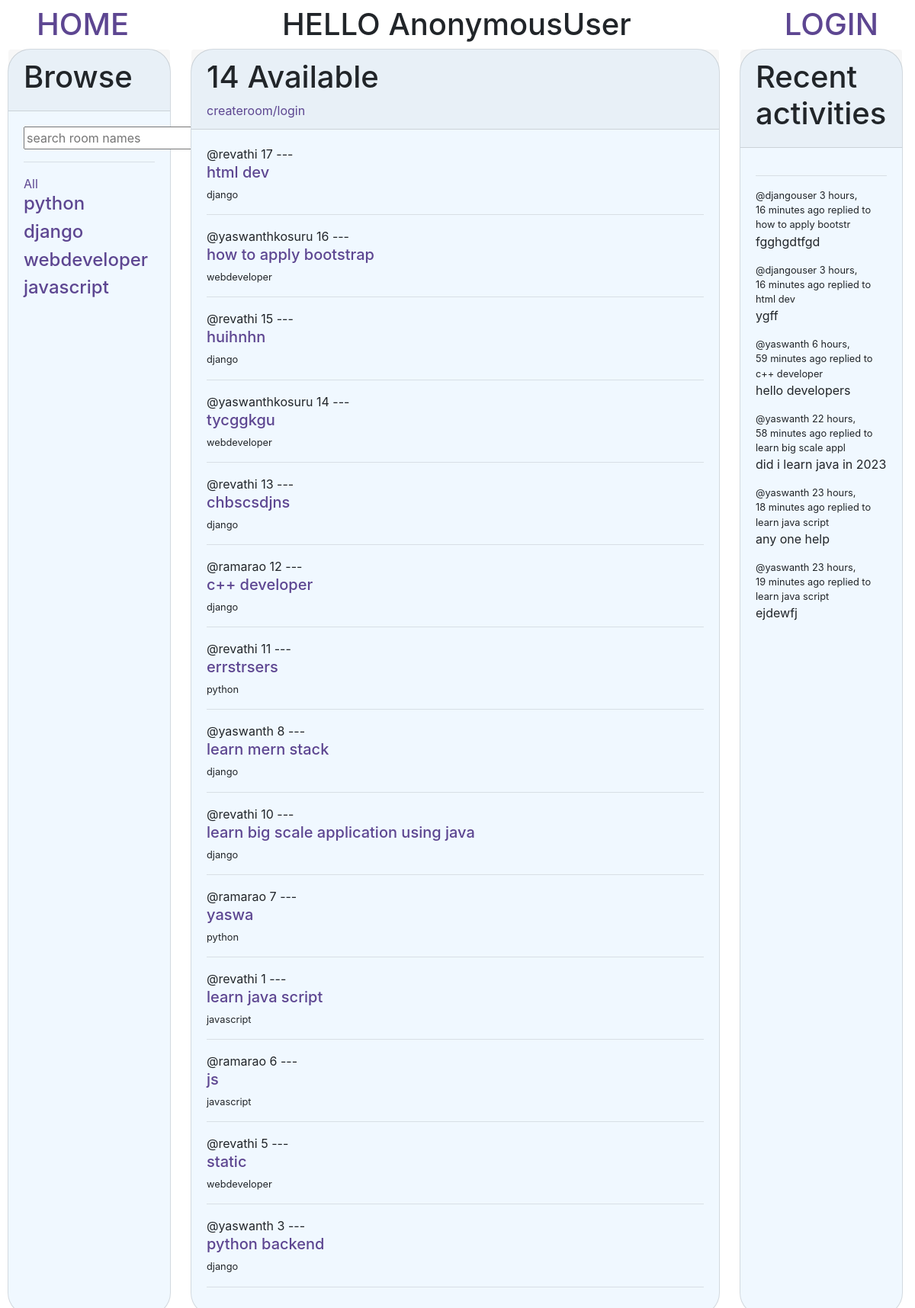
The page / on the database its author committed.
### base/models.py (models this page shows, shortened)
class Topic(models.Model):
    name = models.CharField(max_length=200)

class Room(models.Model):
    host = models.ForeignKey(User, on_delete=models.SET_NULL, null=True)
    topic = models.ForeignKey(Topic, on_delete=models.SET_NULL, null=True)
    name = models.CharField(max_length=200)
    participants = models.ManyToManyField(User, related_name="paricipants", blank=True)
    description = models.TextField(null=True, blank=True)
    updated = models.DateTimeField(auto_now=True)
    created = models.DateTimeField(auto_now_add=True)
    id = models.AutoField(primary_key=True)
    class Meta:
        ordering = ["-updated", "-created"]
    def __str__(self):
        return self.name[:20]

class Message(models.Model):
    user = models.ForeignKey(User, on_delete=models.CASCADE)
    room = models.ForeignKey(Room, on_delete=models.CASCADE)
    body = models.TextField()
    updated = models.DateTimeField(auto_now=True)
    created = models.DateTimeField(auto_now_add=True)
    class Meta:
        ordering = ["-updated", "-created"]

### base/views.py (the view)
# urls.py: path("", home, name="home"),
def home(request):
    q = request.GET.get("q", "")
    rooms = Room.objects.filter(
        Q(topic__name__icontains=q) | Q(name__icontains=q) | Q(description__icontains=q)
    )
    rooms_count = rooms.count()
    room_messages = Message.objects.filter(Q(room__topic__name__icontains=q))
    topics = Topic.objects.all()
    context = {
        "rooms": rooms,
        "topics": topics,
        "rooms_count": rooms_count,
        "room_messages": room_messages,
    }
    return render(request, "base/home.html", context)

### base/templates/base/home.html (shortened to what this page needs)
{% extends 'main.html' %}
{% load static %}
{%block content %}
<head>
    <link rel="stylesheet" type="text/css" href="{% static 'style\home.css' %}" />
</head>
<body>
    <div class="main">
        <div class="card">
            <div class="card-header">
                <h1>Browse</h1>
            </div>
            <div class="card-body">
                <form role="search" method="GET" action="{% url 'home' %}">
                    <input name="q" placeholder="search room names">
                </form>
                {% include 'base/topic_components.html' %}
            </div>
        </div>
        <div class="card">
            <div class="card-header">
                <h1>{{rooms_count}} Available</h1>
                <a href="{% url 'create_room' %}">
                    createroom/login
                </a>
            </div>
            <div class="card-body">
                {% include 'base/feed_component.html' %}
            </div>
        </div>
        <div class="card">
            <div class="card-header">
                <h1>Recent activities</h1>
            </div>
            <div class="card-body">
                {% include 'base/activity_component.html' %}
            </div>
        </div>
    </div>
</body>
</html>
{% endblock content %}

### base/templates/base/topic_components.html
<hr>
<a href="{% url 'home' %}">All</a>
{% for topic in topics|slice:":10" %}
<div>
    <a href="{% url 'home' %}?q={{topic.name}}">
        <h4>{{topic.name}}</h4>
    </a>
</div>
{% endfor %}

### base/templates/base/feed_component.html (shortened to what this page needs)
<div>
    {% for room in rooms %}
    <span>@{{room.host.username}}</span>
    {{room.id}} ---<a href="{% url 'room' room.id %}">
        <h5>{{room.name}}</h5>
    </a>
    <small>{{room.topic.name}}</small>
    <hr>
    {% endfor %}
</div>

### base/templates/base/activity_component.html
<hr>
{% for message in room_messages|slice:":6" %}
<div>
    <small>@{{message.user}} {{message.created|timesince}} ago </small>
    <small>replied to {{message.room}}</small>
    <p>{{message.body}}</p>
</div>
{% endfor %}

### static/style/navbar.css (style rules this page uses)
body { background-color: Hex #9eb3cb; }

### static/style/home.css (style rules this page uses)
.main { display: grid; grid-template-columns: 1fr 3fr 1fr; }
.card { margin-left: 10px; margin-right: 16px; background-color: aliceblue; border-radius: 30px; }
a { color: #5d4691; text-decoration: none; }

### templates/main.html (style rules this page uses)
body { background-color: rgb(199, 245, 229); }

### rows shown on the page
Topic: name "python"
Topic: name "django"
Topic: name "webdeveloper"
Topic: name "javascript"
Room: host.username "revathi", id "17", name "html dev", topic.name "django"
Room: host.username "yaswanthkosuru", id "16", name "how to apply bootstrap", topic.name "webdeveloper"
Room: host.username "revathi", id "15", name "huihnhn", topic.name "django"
Room: host.username "yaswanthkosuru", id "14", name "tycggkgu", topic.name "webdeveloper"
Room: host.username "revathi", id "13", name "chbscsdjns", topic.name "django"
Room: host.username "ramarao", id "12", name "c++ developer", topic.name "django"
Room: host.username "revathi", id "11", name "errstrsers", topic.name "python"
Room: host.username "yaswanth", id "8", name "learn mern stack", topic.name "django"
Room: host.username "revathi", id "10", name "learn big scale application using java", topic.name "django"
Room: host.username "ramarao", id "7", name "yaswa", topic.name "python"
Room: host.username "revathi", id "1", name "learn java script", topic.name "javascript"
Room: host.username "ramarao", id "6", name "js", topic.name "javascript"
Room: host.username "revathi", id "5", name "static", topic.name "webdeveloper"
Room: host.username "yaswanth", id "3", name "python backend", topic.name "django"
Message: user "djangouser", created "3 hours, 16 minutes", room "how to apply bootstr", body "fgghgdtfgd"
Message: user "djangouser", created "3 hours, 16 minutes", room "html dev", body "ygff"
Message: user "yaswanth", created "6 hours, 59 minutes", room "c++ developer", body "hello developers"
Message: user "yaswanth", created "22 hours, 58 minutes", room "learn big scale appl", body "did i learn java in 2023"
Message: user "yaswanth", created "23 hours, 18 minutes", room "learn java script", body "any one help"
Message: user "yaswanth", created "23 hours, 19 minutes", room "learn java script", body "ejdewfj"

### other values the page prints
{{ request.user }} "AnonymousUser"
{{ rooms_count }} "14"
